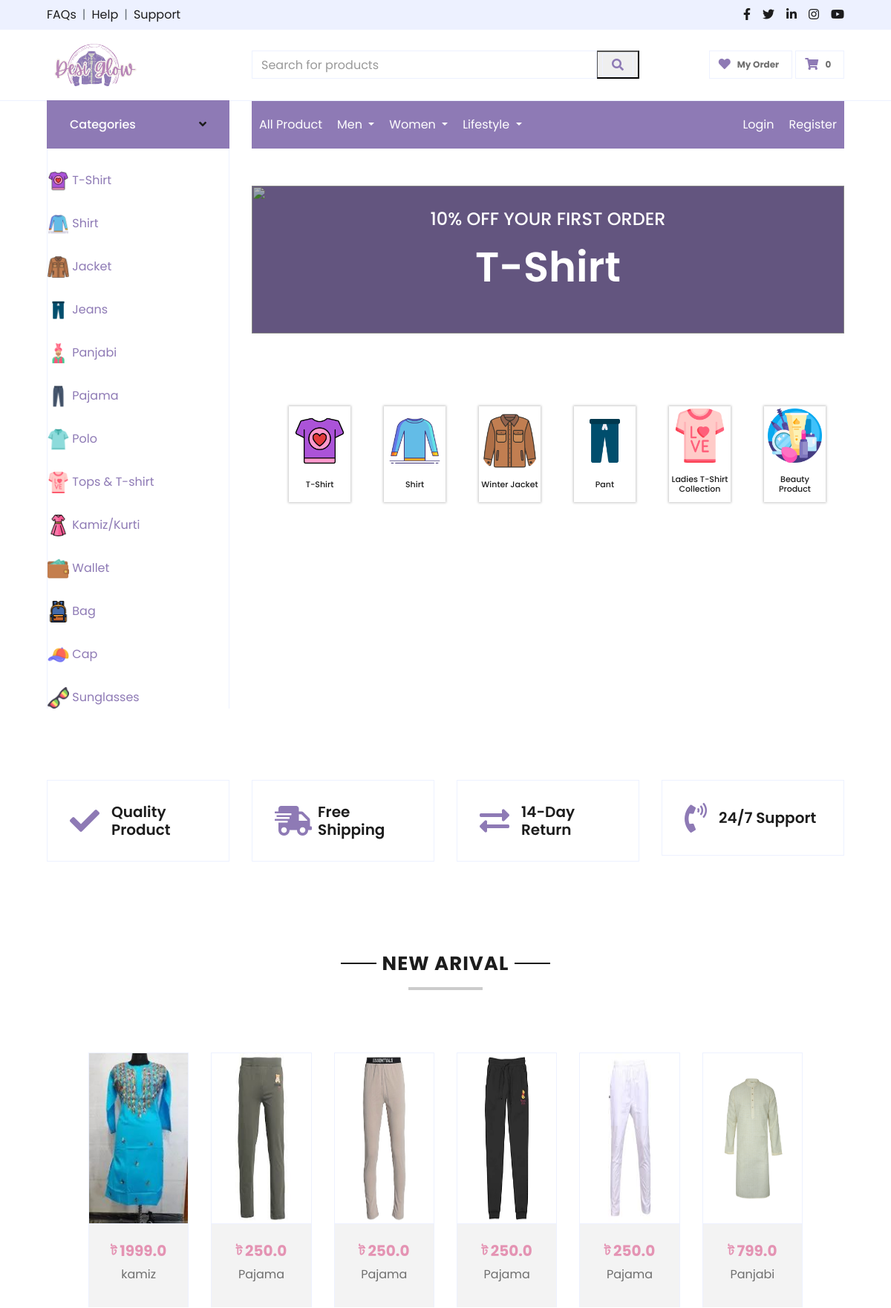
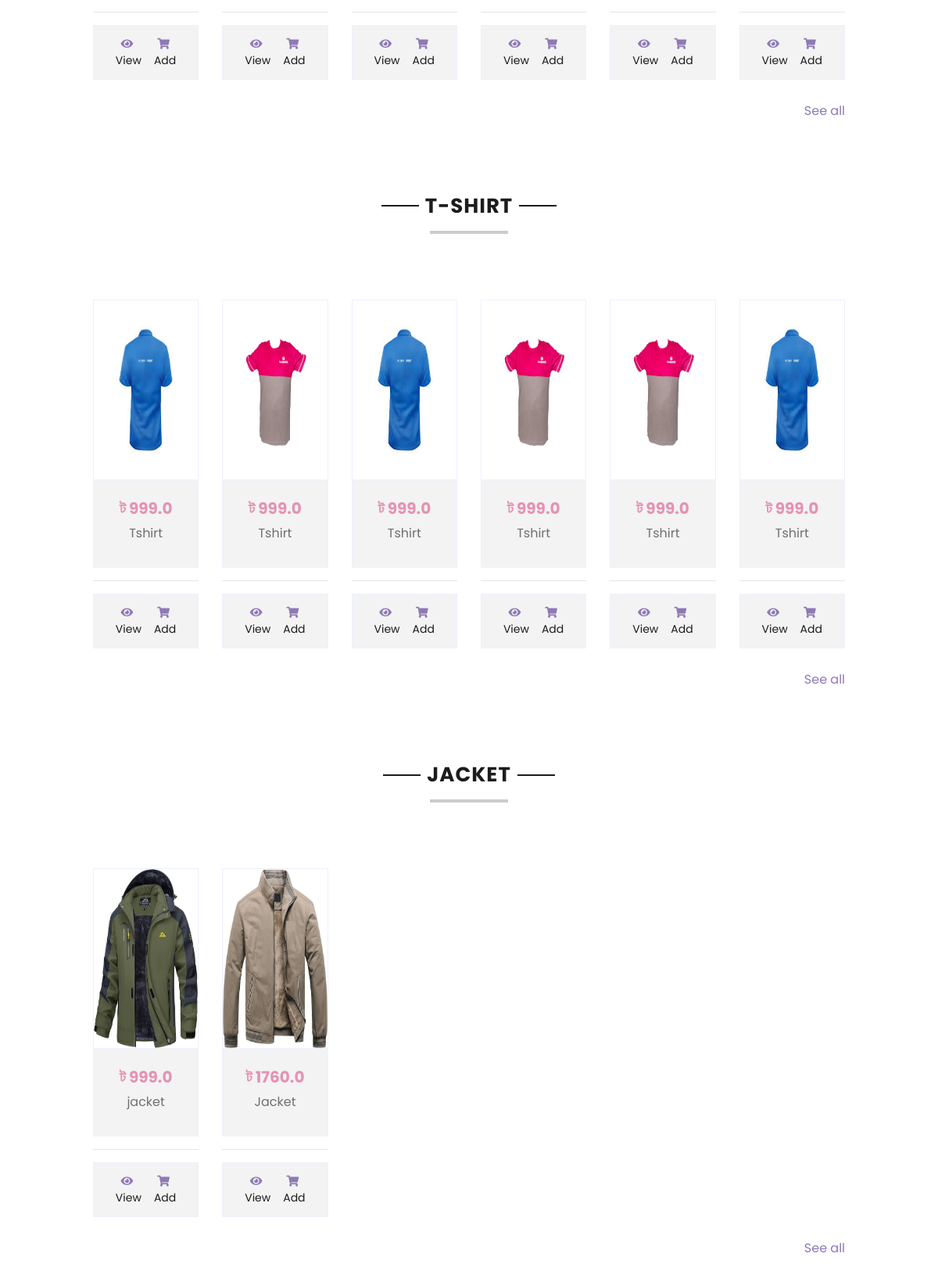
The page / (upper part) on the database its author committed (2 pictures, top to bottom).
### home/models.py (models this page shows, shortened)
class Product(models.Model):
    username = models.CharField(max_length=99, blank=True, null=True)
    product_name = models.CharField(max_length=99, blank=True, null=True)
    product_price = models.FloatField(blank=True, null=True)
    PRODUCT_CATEGORIES = [
        ('T-Shirt', 'T-Shirt'),
        ('Shirt', 'Shirt'),
        ('Winter Jacket', 'Winter Jacket'),
        ('Jeans', 'Jeans'),
        ('Panjabi', 'Panjabi'),
        ('Pajama', 'Pajama'),
        ('Polo', 'Polo'),
        ('Tops & T-Shirt', 'Tops & T-Shirt'),
        ('Kamiz/Kurti', 'Kamiz/Kurti'),
        ('Wallet', 'Wallet'),
        ('Bag', 'Bag'),
        ('Cap', 'Cap'),
        ('Sunglasses', 'Sunglasses'),
    ]
    product_category = models.CharField(
        max_length=99,
        choices=PRODUCT_CATEGORIES,
        blank=True,
        null=True,
    )
    product_description = models.TextField(blank=True, null=True)
    additional_information = models.TextField(blank=True, null=True)
    date = models.DateTimeField(auto_now_add=True, blank=True, null=True)
    photo = models.ImageField(upload_to='product_photo/', blank=True, null=True)
    extra_photo1 = models.ImageField(upload_to='product_photo/', blank=True, null=True)
    extra_photo2 = models.ImageField(upload_to='product_photo/', blank=True, null=True)
    extra_photo3 = models.ImageField(upload_to='product_photo/', blank=True, null=True)
    extra_photo4 = models.ImageField(upload_to='product_photo/', blank=True, null=True)

### home/views.py (the view)
# urls.py: path('', include('home.urls')),
def home(request):
    product_list = Product.objects.all()
    new_arival = Product.objects.order_by('-date')[:6]
    return render(request, "index.html", {'product_list': product_list, 'new_arival':new_arival})

### home/context_processors.py (called while the page is built)
def custom_context(request):
    if request.user.is_authenticated:
        product_count = Cart.objects.filter(username=request.user).count()
    else:
        product_count = 0  # Set a default value if the user is not authenticated
    return {'product_count': product_count}

### templates/index.html (shortened to what this page needs)
{% extends 'main.html' %}
{% load static %}
{% block content %}
<div class='container-fluid mb-5'>
    <div class='row border-top px-xl-5'>
        <div class='col-lg-3 d-none d-lg-block'>
            <a class='btn shadow-none d-flex align-items-center justify-content-between bg-primary text-white w-100'
                data-toggle='collapse' href='#navbar-vertical' style='height: 65px; margin-top: -1px; padding: 0 30px;'>
                <h6 class='m-0' style="color: white;">Categories</h6>
                <i class='fa fa-angle-down text-dark'></i>
            </a>
            <nav class='collapse show navbar navbar-vertical navbar-light align-items-start p-0 border border-top-0 border-bottom-0'
                id='navbar-vertical'>
                {% include 'category.html' %}
            </nav>
        </div>
        <div class='col-lg-9'>
            <nav class='navbar navbar-expand-lg bg-light navbar-light py-3 py-lg-0 px-0'>
                {% include 'navbar.html' %}
            </nav>
            <div id='header-carousel' class='carousel slide' data-ride='carousel'>
                <div class='carousel-inner'>
                    <div class='carousel-item active'>
                        <img src="{% static 'img/tshirt.jpg' %}" alt="">
                        <div class='carousel-caption d-flex flex-column align-items-center justify-content-center'>
                            <div class='p-3' style='max-width: 100%;'>
                                <h4 class='text-light text-uppercase font-weight-medium mb-3'>10% Off Your First Order
                                </h4>
                                <h3 class='display-4 text-white font-weight-semi-bold mb-4'>T-Shirt</h3>
                            </div>
                        </div>
                    </div>
                </div>
            </div>
            <div class='container-fluid pt-3'>
                <div class='row px-xl-0 pb-3 category'>
                    <div class='col-lg-1 col-md-3 col-4 pb-1 main-category'>
                        <div class='cat-item d-flex flex-column mb-4'>
                            <a href="{% url 'tshirt' %}" class='cat-im position-relative overflow-hidden mb-3'>
                                <img class='img-fluid img' src="{% static 'img/category/tshirt.png' %}" alt=''>
                            </a>
                            <h5 class='font m-0' style="text-align: center;">T-Shirt</h5>
                        </div>
                    </div>
                    <div class='col-lg-1 col-md-3 col-4 pb-1 main-category'>
                        <div class='cat-item d-flex flex-column mb-4'>
                            <a href="{% url 'shirt' %}" class='cat-im position-relative overflow-hidden mb-3'>
                                <img class='img-fluid img' src="{% static 'img/category/fullsleeve.png' %}" alt=''>
                            </a>
                            <h5 class='font m-0' style="text-align: center;">Shirt</h5>
                        </div>
                    </div>
                    <div class='col-lg-1 col-md-3 col-4 pb-1 main-category'>
                        <div class='cat-item d-flex flex-column mb-4'>
                            <a href="{% url 'jacket' %}" class='cat-im position-relative overflow-hidden mb-3'>
                                <img class='img-fluid img' src="{% static 'img/category/jacket.png' %}" alt=''>
                            </a>
                            <h5 class='font m-0' style="text-align: center;">Winter Jacket</h5>
                        </div>
                    </div>
                    <div class='col-lg-1 col-md-3 col-4 pb-1 main-category'>
                        <div class='cat-item d-flex flex-column mb-4'>
                            <a href="{% url 'jeans' %}" class='cat-im position-relative overflow-hidden mb-3'>
                                <img class='img-fluid img' src="{% static 'img/category/pant.png' %}" alt=''>
                            </a>
                            <h5 class='font m-0' style="text-align: center;">Pant</h5>
                        </div>
                    </div>
                    <div class='col-lg-1 col-md-3 col-4 pb-1 main-category'>
                        <div class='cat-item d-flex flex-column mb-4'>
                            <a href="{% url 'tops' %}" class='cat-im position-relative overflow-hidden mb-3'>
                                <img class='img-fluid img' src="{% static 'img/category/lady_s.png' %}" alt=''>
                            </a>
                            <h5 class='font m-0' style="text-align: center;">Ladies T-Shirt Collection</h5>
                        </div>
                    </div>
                    <div class='col-lg-1 col-md-3 col-4 pb-1 main-category'>
                        <div class='cat-item d-flex flex-column mb-4'>
                            <a href="{% url 'wallet' %}" class='cat-im position-relative overflow-hidden mb-3'>
                                <img class='img-fluid img' src="{% static 'img/category/beauty.png' %}" alt=''>
                            </a>
                            <h5 class='font m-0' style="text-align: center;">Beauty Product</h5>
                        </div>
                    </div>
                </div>
            </div>
        </div>
    </div>
</div>
<div class='container-fluid pt-5'>
    <div class='row px-xl-5 pb-3'>
        <div class='col-lg-3 col-md-6 col-sm-12 pb-1'>
            <div class='d-flex align-items-center border mb-4' style='padding: 30px;'>
                <h1 class='fa fa-check text-primary m-0 mr-3'></h1>
                <h5 class='font-weight-semi-bold m-0'>Quality Product</h5>
            </div>
        </div>
        <div class='col-lg-3 col-md-6 col-sm-12 pb-1'>
            <div class='d-flex align-items-center border mb-4' style='padding: 30px;'>
                <h1 class='fa fa-shipping-fast text-primary m-0 mr-2'></h1>
                <h5 class='font-weight-semi-bold m-0'>Free Shipping</h5>
            </div>
        </div>
        <div class='col-lg-3 col-md-6 col-sm-12 pb-1'>
            <div class='d-flex align-items-center border mb-4' style='padding: 30px;'>
                <h1 class='fas fa-exchange-alt text-primary m-0 mr-3'></h1>
                <h5 class='font-weight-semi-bold m-0'>14-Day Return</h5>
            </div>
        </div>
        <div class='col-lg-3 col-md-6 col-sm-12 pb-1'>
            <div class='d-flex align-items-center border mb-4' style='padding: 30px;'>
                <h1 class='fa fa-phone-volume text-primary m-0 mr-3'></h1>
                <h5 class='font-weight-semi-bold m-0'>24/7 Support</h5>
            </div>
        </div>
    </div>
</div>
<div class='container-fluid pt-5'>
    <div class='text-center mb-4'>
        <h2 class='section-title px-5'><span class='px-2'>New Arival</span></h2>
    </div>
    <div class='row px-xl-5 pb-3 product-category'>
        {% for product in new_arival %}
        <div class='col-lg-2 col-md-3 col-sm-12 pb-1'>
            <div class='card product-item border-0 mb-4'>
                <div class='card-header product-img position-relative overflow-hidden bg-transparent border p-0'>
                    {% if product.photo %}
                    <img class='img-fluid w-100 product-imgimg' src="{{ product.photo.url }}" alt=''>
                    {% endif %}
                </div>
                <div class='card-body border-left border-right text-center p-0 pt-4 pb-3'>
                    <div class='d-flex justify-content-center'>
                        <h5><b style='color: #E493B3;'>ট {{ product.product_price }}</b></h5>
                    </div>
                    <p class='text-truncate mb-3'>{{ product.product_name }}</p>
                </div>
                <hr>
                <div class='card-footer d-flex justify-content-between border'>
                    <a href="{% url 'detail' product.pk %}" class='btn btn-sm text-dark p-0'><i
                            class='fas fa-eye text-primary mr-1'></i>View</a>
                    <form action="{% url 'cart_form' %}" method='POST'>
                        <button class='btn btn-sm text-dark p-0' type='submit'><i
                                class='fas fa-shopping-cart text-primary mr-1'></i>Add</button>
                    </form>
                </div>
            </div>
        </div>
        {% endfor %}
        <div class='container-fluid'>
            <div style='text-align: right;'>
                <a href="{% url 'all_product' %}">See all</a>
            </div>
        </div>
    </div>
</div>
<div class='container-fluid pt-5'>
    <div class='text-center mb-4'>
        <h2 class='section-title px-5'><span class='px-2'>T-Shirt</span></h2>
    </div>
    <div class='row px-xl-5 pb-3 product-category'>
        {% for product in product_list %}
        {% if product.product_category == 'T-Shirt' %}
        <div class='col-lg-2 col-md-3 col-sm-12 pb-1'>
            <div class='card product-item border-0 mb-4'>
                <div class='card-header product-img position-relative overflow-hidden bg-transparent border p-0'>
                    {% if product.photo %}
                    <img class='img-fluid w-100 product-imgimg' src="{{ product.photo.url }}" alt=''>
                    {% endif %}
                </div>
                <div class='card-body border-left border-right text-center p-0 pt-4 pb-3'>
                    <div class='d-flex justify-content-center'>
                        <h5><b style='color: #E493B3;'>ট {{ product.product_price }}</b></h5>
                    </div>
                    <p class='text-truncate mb-3'>{{ product.product_name }}</p>
                </div>
                <hr>
                <div class='card-footer d-flex justify-content-between  border'>
                    <a href="{% url 'detail' product.pk %}" class='btn btn-sm text-dark p-0'><i
                            class='fas fa-eye text-primary mr-1'></i>View</a>
                    <form action="{% url 'cart_form' %}" method='POST'>
                        <button class='btn btn-sm text-dark p-0' type='submit'><i
                                class='fas fa-shopping-cart text-primary mr-1'></i>Add</button>
                    </form>
                </div>
            </div>
        </div>
        {% endif %}
        {% endfor %}
        <div class='container-fluid'>
            <div style='text-align: right;'>
                <a href="{% url 'all_product' %}">See all</a>
            </div>
        </div>
    </div>
</div>
<div class='container-fluid pt-5'>
    <div class='text-center mb-4'>
        <h2 class='section-title px-5'><span class='px-2'>Jacket</span></h2>
    </div>
    <div class='row px-xl-5 pb-3 product-category'>
        {% for product in product_list %}
        {% if product.product_category == 'Winter Jacket' %}
        <div class='col-lg-2 col-md-3 col-sm-12 pb-1'>
            <div class='card product-item border-0 mb-4'>
                <div class='card-header product-img position-relative overflow-hidden bg-transparent border p-0'>
                    {% if product.photo %}
                    <img class='img-fluid w-100 product-imgimg' src="{{ product.photo.url }}" alt=''>
                    {% endif %}
                </div>
                <div class='card-body border-left border-right text-center p-0 pt-4 pb-3'>
                    <div class='d-flex justify-content-center'>
                        <h5><b style='color: #E493B3;'>ট {{ product.product_price }}</b></h5>
                    </div>
                    <p class='text-truncate mb-3'>{{ product.product_name }}</p>
                </div>
                <hr>
                <div class='card-footer d-flex justify-content-between border'>
                    <a href="{% url 'detail' product.pk %}" class='btn btn-sm text-dark p-0'><i
                            class='fas fa-eye text-primary mr-1'></i>View</a>
                    <form action="{% url 'cart_form' %}" method='POST'>
                        <button class='btn btn-sm text-dark p-0' type='submit'><i
                                class='fas fa-shopping-cart text-primary mr-1'></i>Add</button>
                    </form>
                </div>
            </div>
        </div>
        {% endif %}
        {% endfor %}
        <div class='container-fluid'>
            <div style='text-align: right;'>
                <a href="{% url 'all_product' %}">See all</a>
            </div>
        </div>
    </div>
</div>
<div class='container-fluid pt-5'>
</div>
{% endblock content %}

### templates/index.html (style rules this page uses)
.product-imgimg { height: 273px; width: auto; box-shadow: 1px 1px 1px black; }
.product-category { width: 93%; margin: auto; }
.card-body { background-color: #f3f3f3; }
.card-footer { background-color: #f3f3f3; }
.carousel-inner { height: 500px; }
.carousel-item { height: 500px; width: 100%; background-color: #8E7AB5; }
.cat-item { height: 129px; width: 129px; margin: auto; align-items: center; justify-content: center; padding: 7px; box-shadow: 0px 0px 3px 1px rgb(199, 199, 199); }
.category { width: 100%; }
.img { height: 73px; width: 100%; border-radius: 19px; }
.col-lg-1 { margin: auto; }
.font { font-size: 15px; }
h2 { color: #000; font-size: 26px; font-weight: 300; text-align: center; text-transform: uppercase; position: relative; margin: 30px 0 80px; }
h2::after { content: ''; width: 100px; position: absolute; margin: 0 auto; height: 4px; background: rgba(0, 0, 0, 0.2); left: 0; right: 0; bottom: -20px; }
.carousel { margin: 50px auto; }
@media screen and (max-width: 1700px) { .product-imgimg { height: 229px; width: auto; box-shadow: 1px 1px 1px black; } }
@media screen and (max-width: 1700px) { .category { margin-left: 0px; } }
@media screen and (max-width: 1700px) { .carousel-inner { height: 199px; } }
@media screen and (max-width: 1700px) { .cat-item { height: 129px; width: 83px; margin: auto; align-items: justify; justify-content: justify; padding: 0px; box-shadow: 0px 0px 3px 1px rgb(199, 199, 199); } }
@media screen and (max-width: 1700px) { .category { margin: auto; margin-top: 29px; text-align: center; } }
@media screen and (max-width: 1700px) { .font { font-size: 11px; padding-bottom: 7px; } }
@media screen and (max-width: 1700px) { .main-category { padding: 3px; } }
@media screen and (max-width: 1700px) { .carousel-item { height: 199px; } }

### rows shown on the page
Product: photo (picture), product_price "1999.0", product_name "kamiz"
Product: photo (picture), product_price "250.0", product_name "Pajama"
Product: photo (picture), product_price "250.0", product_name "Pajama"
Product: photo (picture), product_price "250.0", product_name "Pajama"
Product: photo (picture), product_price "250.0", product_name "Pajama"
Product: photo (picture), product_price "799.0", product_name "Panjabi"
Product: photo (picture), product_price "999.0", product_name "Tshirt"
Product: photo (picture), product_price "999.0", product_name "Tshirt"
Product: photo (picture), product_price "999.0", product_name "Tshirt"
Product: photo (picture), product_price "999.0", product_name "Tshirt"
Product: photo (picture), product_price "999.0", product_name "Tshirt"
Product: photo (picture), product_price "999.0", product_name "Tshirt"
Product: photo (picture), product_price "999.0", product_name "jacket"
Product: photo (picture), product_price "1760.0", product_name "Jacket"

### other values the page prints
{{ product_count }} "0"
